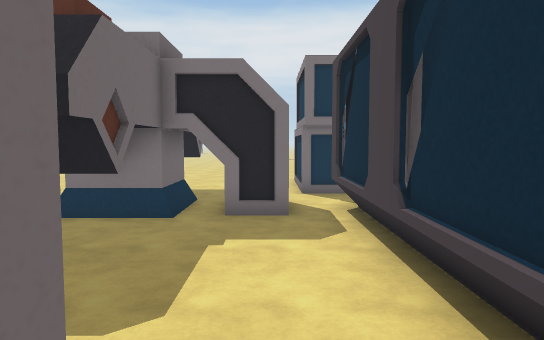
View 1 (above)

24 first-person views from a walk through a Unity game level. The camera is 1.5 m above the floor, tilts 4° down and sees 70° across. Doors are open. The floor is counted in squares, 1 m on a side. Each view is taken from the middle of a square. On the plan, view 1 faces up. The plan holds only what a view shows up to about 17 squares ahead; the rest is blank. The place goes on beyond the plan. The player is left out.

View 2
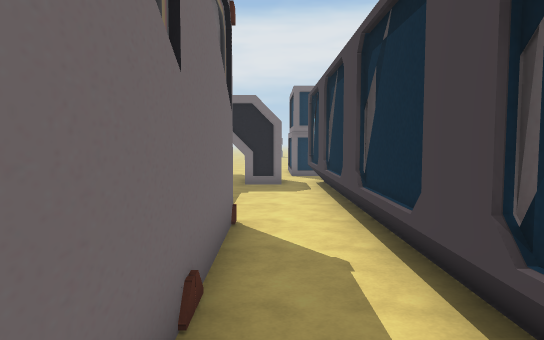

View 3
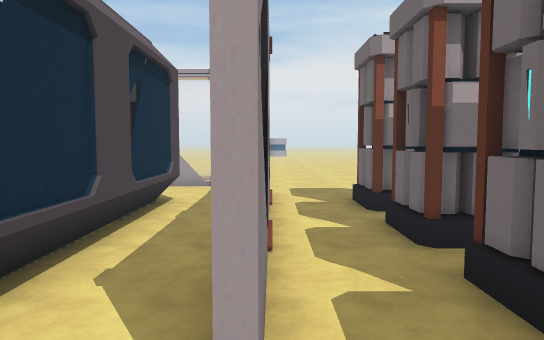

View 4
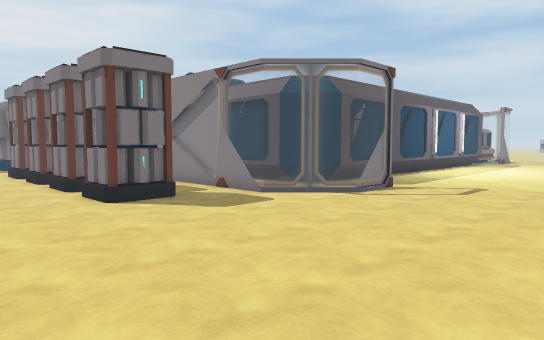

View 5
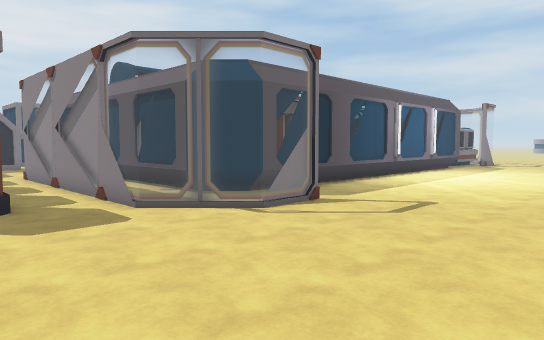

View 6
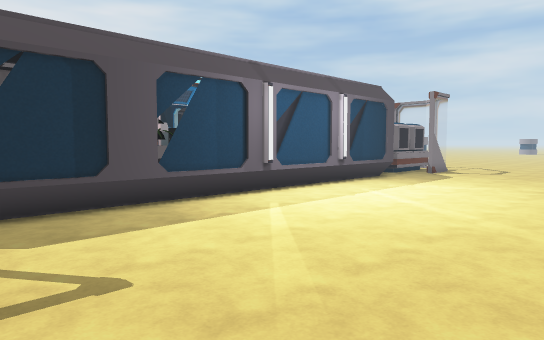

View 7
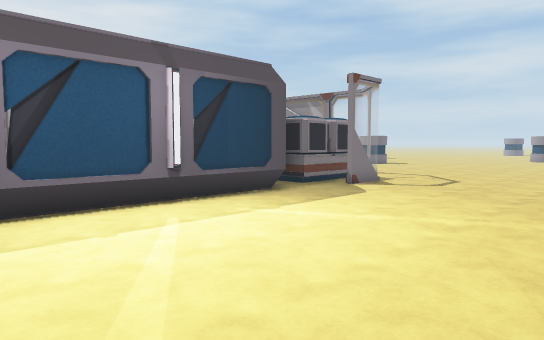

View 8
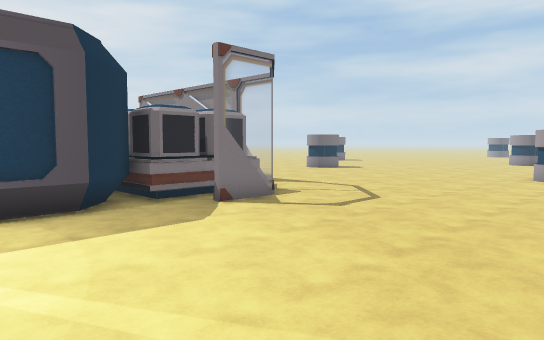

View 9
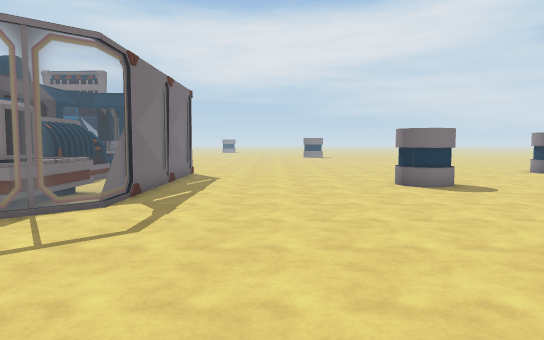

View 10
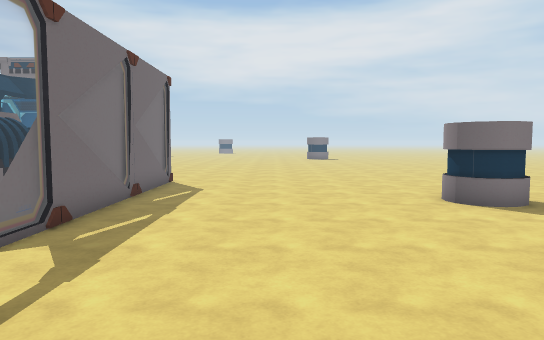

View 11
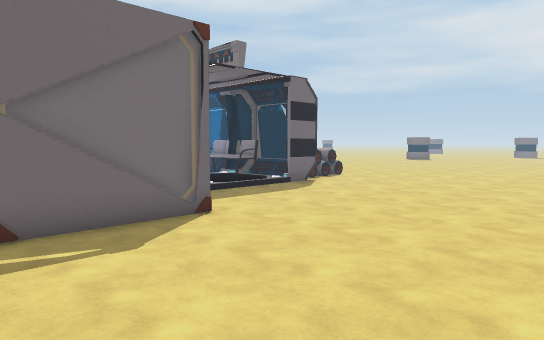

View 12
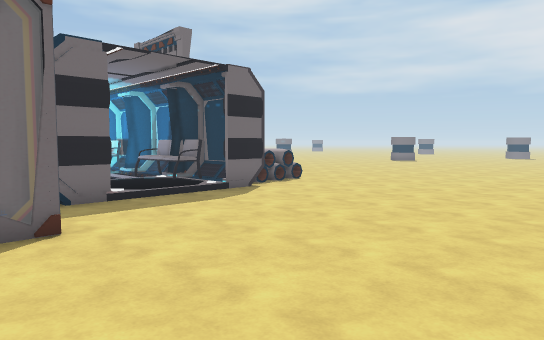

View 13
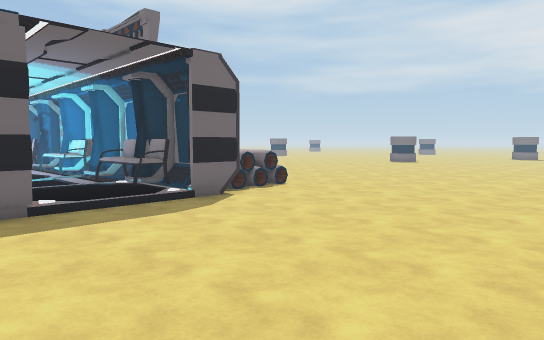

View 14
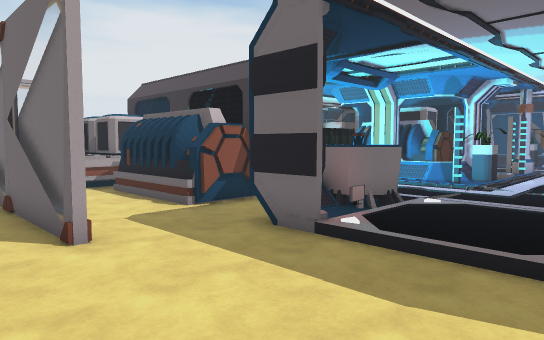

View 15
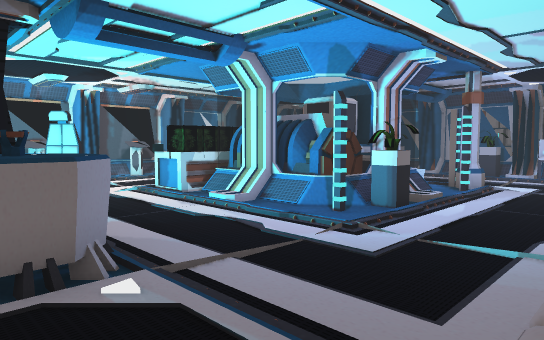

View 16
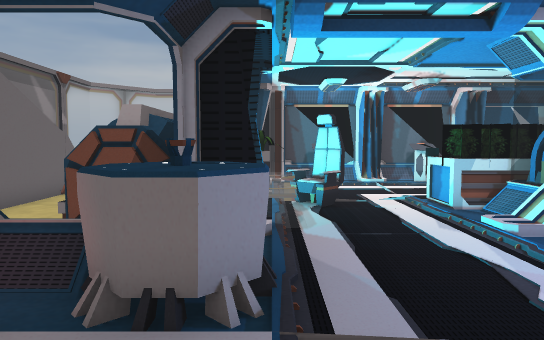

View 17
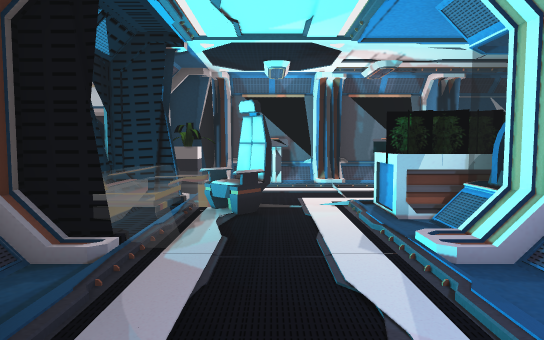

View 18
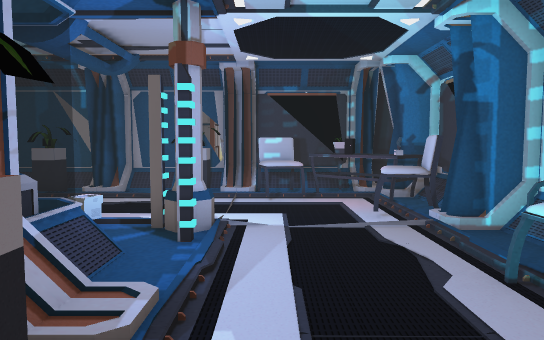

View 19
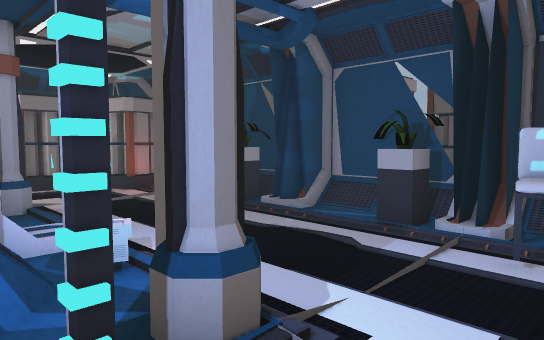

View 20
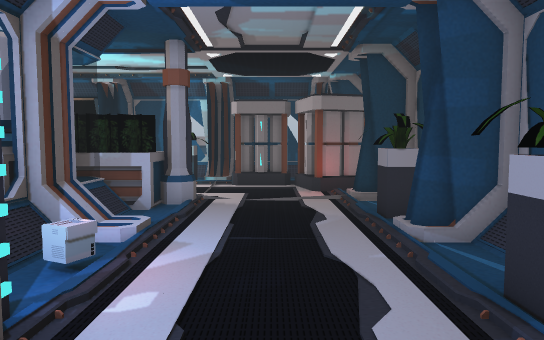

View 21
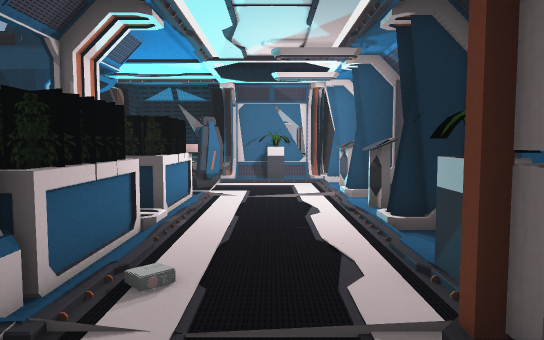

View 22
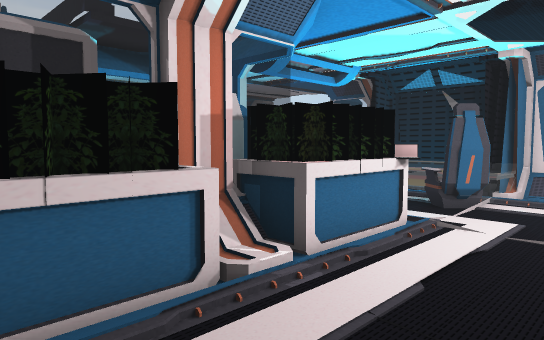

View 23
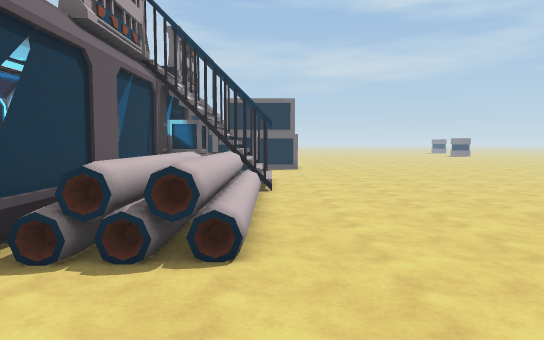

View 24
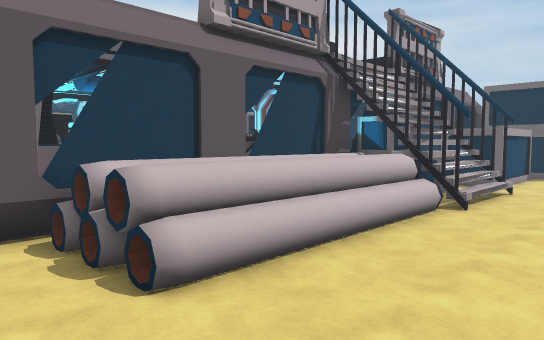

### Floor plan
Key: @ floor where view 1 was taken; # wall or solid block; . main floor; : floor 0.25 m higher than the main floor; + floor 4 m higher than the main floor; / step, stairs or slope; D open door; = window, fence, low wall or low ledge; v drop or lower ground; O other object.
Columns run from 9 left of view 1 to 36 right of it. Each row starts with its distance up from view 1.
 17                    .....................
 16       ..           .....................
 15       ..  O        .....................
 14       ..  O   O...../////................
 13           O   OOOOOO#///#OOOOOOO.........
 12       ##  OO  O    OO///v    OOO.........
 11        .  ..    ###=  //#OOOOOOO#........
 10        #  .##O=##/###   #//O#O//#........
  9        #  .#OOOO#..+    :.OOOO..D.........
  8      #####.=OO.O..... ......::::D.........
  7      .#....=OO..............::::D.........
  6       ##...=OO..............::::D.........
  5       ##...##...O#::/::::...:OOOD.............
  4        ....O:...#O//#O##:...OOO=#.............
  3     O O....O:...O#=O#OO#:.../O#....=..........
  2     OOO....=:..../OOOOO/:..../.....=..........
  1    ..  .#..#:...//OO OO//...O#OOO..=..........
  0    .O O.=@.O:..../OO  O/:... OOOO..=.........
 -1    .OOO.=..O:....O   OOO:... OOOO..=........
 -2    .....=..=:...OOOO#OOOO.OO  OOO..=........OO
 -3    .OOO.#..#:...OOOO/OOOO.OOO#OOO..=........OO
 -4   ..OOO.=..=:................/OOOO.=..........
 -5   ......=..O ...............OOOOOO.=..........
 -6   ..OOO.=..O ................/OO O.=..........
 -7   ..OOO.=..#    #:::::O:::O:##OOOO.=..........
 -8   ......=..##=OO#O==#=O=#=O=##OOOO=...........
 -9  ........=.....................===...........
-10  .........===...............................
-11  ...........................................
-12  ............................................
-13  ............................................
-14  ..........................................OO
-15   .....................................    OO
-16    ..........  ...... ............     .
-17 .   .       .      .     .

Positions as (right, up) in squares from view 1, and headings:
1: (0, 0), facing up
2: (0, -6), facing up
3: (-1, 3), facing down
4: (-9, -17), facing up-right
5: (-5, -17), facing up-right
6: (3, -17), facing up-right
7: (10, -17), facing up-right
8: (16, -17), facing up-right
9: (30, -16), facing up
10: (30, -12), facing up
11: (33, -2), facing up-left
12: (33, 1), facing up-left
13: (32, 3), facing up-left
14: (28, 9), facing down-left
15: (21, 9), facing down-left
16: (19, 8), facing down
17: (17, 6), facing down
18: (14, 6), facing left
19: (9, 7), facing down-left
20: (5, 7), facing down
21: (4, -5), facing right
22: (8, -6), facing up-right
23: (27, 14), facing left
24: (24, 17), facing down-left
